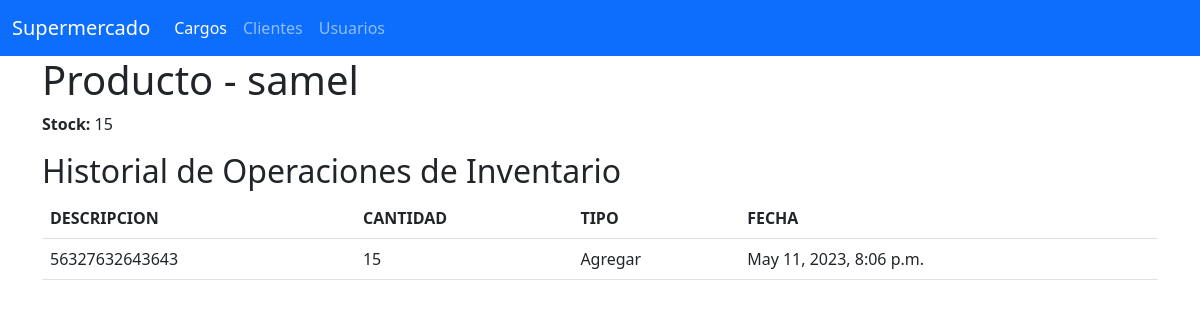
The page /inventario/productos/4d4a71fa-4f93-4304-819c-a1b9b7a06af0/profile on the database its author committed.
### Inventario/models.py (models this page shows, shortened)
class Producto(models.Model):
    uuid =  models.UUIDField(primary_key=True, unique=True, default=uuid4, verbose_name="UUID")
    name =  models.CharField(max_length=200, verbose_name="Nombre")
    price =  models.IntegerField(verbose_name="Precio")
    provider =  models.ForeignKey(Proveedor, on_delete=models.CASCADE, verbose_name="Proveedor")
    status =  models.BooleanField(default=True, verbose_name='Estado', help_text='Seleccione el estado del proveedor')
    createdAt =  models.DateTimeField(auto_now_add=True)
    updatedAt =  models.DateTimeField(auto_now=True)

class Operacion(models.Model):
    uuid =  models.UUIDField(primary_key=True, unique=True, default=uuid4, verbose_name="UUID")
    description = models.CharField(max_length=200, verbose_name='Descripcion', help_text='Ingrese la descripcion')
    product = models.ForeignKey(Producto, on_delete=models.CASCADE, verbose_name="Producto")
    quantity = models.IntegerField(verbose_name='Cantidad', help_text='Seleccione la cantidad de la operacion')
    type = models.CharField(max_length=2, choices=OPERACIONES_INVENTARIO, verbose_name='Tipo', help_text='Ingrese el tipo de operacion')
    status =  models.BooleanField(default=True, verbose_name='Estado', help_text='Seleccione el estado del proveedor')
    createdAt =  models.DateTimeField(auto_now_add=True)
    updatedAt =  models.DateTimeField(auto_now=True)
    def get_type_name(self) -> str:
        for type in OPERACIONES_INVENTARIO:
            if type[0] == self.type:
                return type[1]

### Inventario/views.py (the view)
# urls.py: path('productos/<uuid:uuid>/profile', ObtenerProductoPorUUID.as_view(), name='obtener_producto_por_uuid'),
class ObtenerProductoPorUUID(View):
    def get(self, request, uuid):
        stock = 0
        producto  =  Producto.objects.get(uuid=uuid)
        operaciones =  Operacion.objects.filter(product = producto)
        for operacion in operaciones:
            if(operacion.type == '1'):
                stock += operacion.quantity
            elif(operacion.type == '0'):
                stock -= operacion.quantity
        return render(request, 'productos/producto_por_uuid.html', {'producto':producto, 'stock':stock, 'operaciones': operaciones})

### Inventario/templates/productos/producto_por_uuid.html
{% extends "base.html" %}
{% block body %}
    <h1>Producto - {{producto.name}}</h1>
    <p><b>Stock: </b>{{stock}}</p>
    <h2>Historial de Operaciones de Inventario</h2>
    <table class="table">
        <tr>
            <th>DESCRIPCION</th>
            <th>CANTIDAD</th>
            <th>TIPO</th>
            <th>FECHA</th>
        </tr>
        {% for operacion in operaciones %}
            <tr>
                <td>{{operacion.description}}</td>
                <td>{{operacion.quantity}}</td>
                <td>{{operacion.get_type_name}}</td>
                <td>{{operacion.createdAt}}</td>
            </tr>
        {% endfor %}
    </table>
{% endblock %}

### rows shown on the page
Producto: name "samel"
Operacion: description "56327632643643", quantity "15", get_type_name "Agregar", createdAt "May 11, 2023, 8:06 p.m."

### other values the page prints
{{ stock }} "15"
